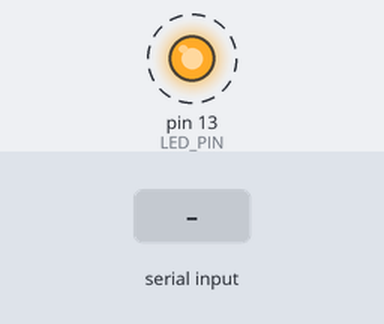
Simulated run of this sketch. Board: Arduino Uno, built with avr-gcc and run on an emulated ATmega328P. On the bench: output pins drawn as LEDs (lit = HIGH). Dashed ring = blinking. Inputs (shaded band) come from the test bench. What the sketch prints to the serial monitor is not drawn.

Above: at 1.25 s.
1.3 s: "1" received over Serial
4.3 s: "2" received over Serial
Timing chart, 0 to 16.3 s (numbered marks = the images above; inputs shaded):
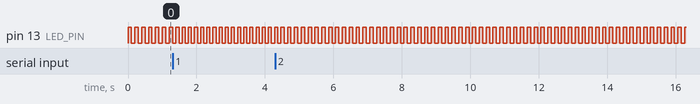

Measured:
- by itself, pin 13 (LED_PIN): alternates HIGH for 0.10 s and LOW for 0.10 s

The sketch:

led_switch.ino
```cpp
const unsigned int LED_PIN = 13;
const unsigned int BAUD_RATE = 9600;
int milli = 100;

void setup() {
  // put your setup code here, to run once:
  pinMode(LED_PIN, OUTPUT);
  Serial.begin(BAUD_RATE);
}

void loop() {
  // put your main code here, to run repeatedly:
  if (Serial.available() > 0) {
	  int command = Serial.read();
	  if (command == '1') {
		  Serial.println("Turn Up!");
		  increaseRate(10);
	  }
	  else if (command == '2') {
		  Serial.println("Turn Down");
		  decreaseRate(10);
	  }
	  else {
		  Serial.print("Unknown Command: ");
		  Serial.write(command);
	  }
  }
  pulse(LED_PIN, milli);
}

void increaseRate(int amount) {
	if (milli - amount > 0) {
		milli = milli - amount;
	}
}

void decreaseRate(int amount) {
	milli = milli + amount;
}

void pulse(int pinNumber, int milli) {
	digitalWrite(pinNumber, HIGH);
	delay(milli);
	digitalWrite(pinNumber, LOW);
	delay(milli);
}
```
